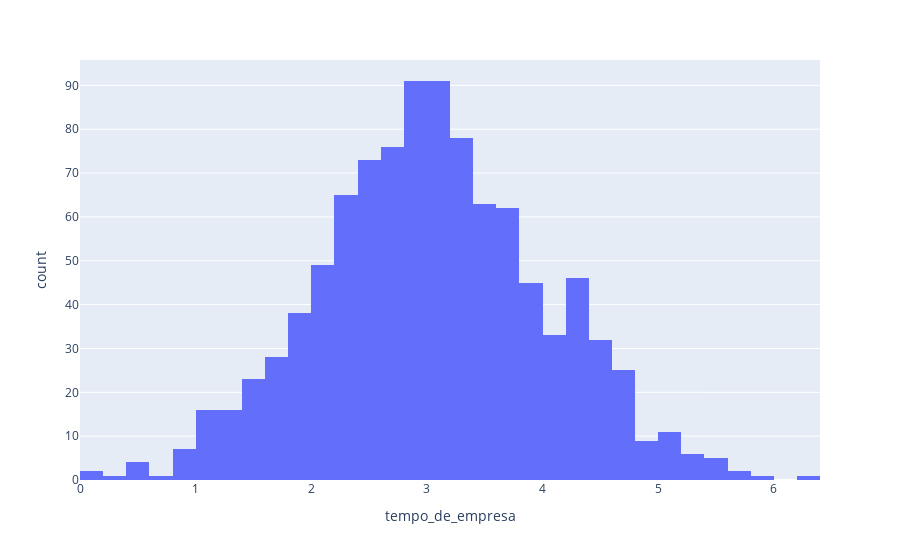

Here is the notebook cell this chart was saved with:
### Markdown cell above
#### 4) Criando o tempo de empresa, em anos, de cada colaboradoe

### Code cell
# Definindo o tempo médio de empresa
average_time = 3
sd_time = 1

# Criando uma amostra de tempo de empresa
company_time = np.random.normal(average_time, sd_time, len(dataset))
company_time = [round(abs(i), 2) for i in company_time]

# Adicionando ao dataset
dataset['tempo_de_empresa'] = company_time

# Plotando
fig = px.histogram(dataset, x = "tempo_de_empresa")
fig.show()

### Figure 1 — Plotly figure (JSON) as saved in the notebook; plotly's stock layout.template omitted (floating-point values rounded to 4 significant figures; data arrays with more than 128 entries replaced by an {"elided": "..."} marker saying what was removed)
{"data": [{"alignmentgroup": "True", "bingroup": "x", "hovertemplate": "tempo_de_empresa=%{x}<br>count=%{y}<extra></extra>", "legendgroup": "", "marker": {"color": "#636efa"}, "name": "", "offsetgroup": "", "orientation": "v", "showlegend": false, "type": "histogram", "x": {"elided": "1000 float values"}, "xaxis": "x", "yaxis": "y"}], "layout": {"autosize": true, "barmode": "relative", "legend": {"tracegroupgap": 0}, "margin": {"t": 60}, "xaxis": {"anchor": "y", "autorange": true, "domain": [0, 1], "range": [3.608e-16, 6.4], "title": {"text": "tempo_de_empresa"}, "type": "linear"}, "yaxis": {"anchor": "x", "autorange": true, "domain": [0, 1], "range": [0, 95.79], "title": {"text": "count"}}}}
